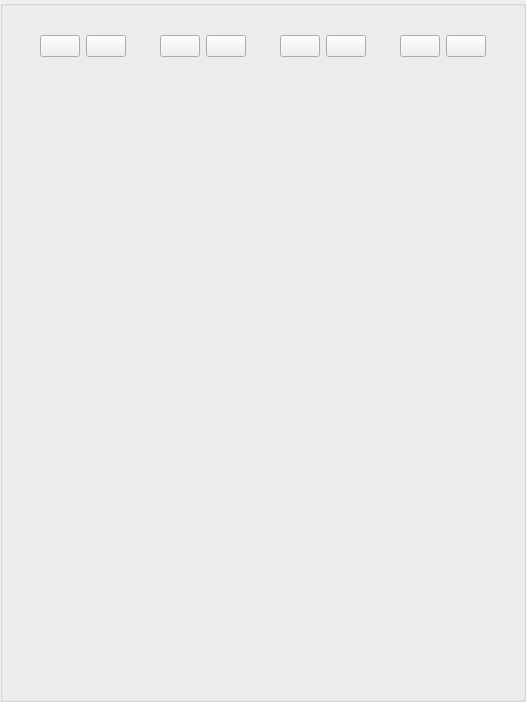
<?xml version="1.0" encoding="UTF-8"?>
<ui version="4.0">
 <class>AppletFriendListClientUi</class>
 <widget class="QWidget" name="AppletFriendListClientUi">
  <property name="geometry">
   <rect>
    <x>0</x>
    <y>0</y>
    <width>526</width>
    <height>702</height>
   </rect>
  </property>
  <property name="sizePolicy">
   <sizepolicy hsizetype="Expanding" vsizetype="Expanding">
    <horstretch>0</horstretch>
    <verstretch>0</verstretch>
   </sizepolicy>
  </property>
  <property name="windowTitle">
   <string>Search</string>
  </property>
  <property name="windowIcon">
   <iconset>
    <normaloff>:/TruthOrDare/Resources/ic_people_normal.png</normaloff>:/TruthOrDare/Resources/ic_people_normal.png</iconset>
  </property>
  <layout class="QGridLayout" name="gridLayout">
   <property name="leftMargin">
    <number>0</number>
   </property>
   <property name="topMargin">
    <number>0</number>
   </property>
   <property name="rightMargin">
    <number>0</number>
   </property>
   <property name="bottomMargin">
    <number>0</number>
   </property>
   <property name="spacing">
    <number>0</number>
   </property>
   <item row="0" column="0">
    <widget class="QGroupBox" name="ItemsGroupBox">
     <property name="minimumSize">
      <size>
       <width>0</width>
       <height>0</height>
      </size>
     </property>
     <property name="title">
      <string/>
     </property>
     <layout class="QVBoxLayout" name="verticalLayout">
      <item>
       <widget class="QLabel" name="m_StatusLabel">
        <property name="text">
         <string notr="true"/>
        </property>
       </widget>
      </item>
      <item>
       <layout class="QHBoxLayout" name="horizontalLayout">
        <item>
         <spacer name="horizontalSpacer_3">
          <property name="orientation">
           <enum>Qt::Horizontal</enum>
          </property>
          <property name="sizeHint" stdset="0">
           <size>
            <width>13</width>
            <height>21</height>
           </size>
          </property>
         </spacer>
        </item>
        <item>
         <widget class="VxPushButton" name="m_FriendsButton">
          <property name="sizePolicy">
           <sizepolicy hsizetype="Minimum" vsizetype="Preferred">
            <horstretch>0</horstretch>
            <verstretch>0</verstretch>
           </sizepolicy>
          </property>
          <property name="text">
           <string notr="true"/>
          </property>
         </widget>
        </item>
        <item>
         <widget class="VxPushButton" name="m_FriendsInfoButton">
          <property name="sizePolicy">
           <sizepolicy hsizetype="Minimum" vsizetype="Preferred">
            <horstretch>0</horstretch>
            <verstretch>0</verstretch>
           </sizepolicy>
          </property>
          <property name="text">
           <string notr="true"/>
          </property>
         </widget>
        </item>
        <item>
         <spacer name="horizontalSpacer_5">
          <property name="orientation">
           <enum>Qt::Horizontal</enum>
          </property>
          <property name="sizeHint" stdset="0">
           <size>
            <width>13</width>
            <height>21</height>
           </size>
          </property>
         </spacer>
        </item>
        <item>
         <widget class="VxPushButton" name="m_IgnoredButton">
          <property name="sizePolicy">
           <sizepolicy hsizetype="Minimum" vsizetype="Preferred">
            <horstretch>0</horstretch>
            <verstretch>0</verstretch>
           </sizepolicy>
          </property>
          <property name="text">
           <string notr="true"/>
          </property>
         </widget>
        </item>
        <item>
         <widget class="VxPushButton" name="m_IgnoredInfoButton">
          <property name="sizePolicy">
           <sizepolicy hsizetype="Minimum" vsizetype="Preferred">
            <horstretch>0</horstretch>
            <verstretch>0</verstretch>
           </sizepolicy>
          </property>
          <property name="text">
           <string notr="true"/>
          </property>
         </widget>
        </item>
        <item>
         <spacer name="horizontalSpacer_2">
          <property name="orientation">
           <enum>Qt::Horizontal</enum>
          </property>
          <property name="sizeHint" stdset="0">
           <size>
            <width>13</width>
            <height>21</height>
           </size>
          </property>
         </spacer>
        </item>
        <item>
         <widget class="VxPushButton" name="m_NearbyButton">
          <property name="sizePolicy">
           <sizepolicy hsizetype="Minimum" vsizetype="Preferred">
            <horstretch>0</horstretch>
            <verstretch>0</verstretch>
           </sizepolicy>
          </property>
          <property name="text">
           <string notr="true"/>
          </property>
         </widget>
        </item>
        <item>
         <widget class="VxPushButton" name="m_NearbyInfoButton">
          <property name="sizePolicy">
           <sizepolicy hsizetype="Minimum" vsizetype="Preferred">
            <horstretch>0</horstretch>
            <verstretch>0</verstretch>
           </sizepolicy>
          </property>
          <property name="text">
           <string notr="true"/>
          </property>
         </widget>
        </item>
        <item>
         <spacer name="horizontalSpacer_4">
          <property name="orientation">
           <enum>Qt::Horizontal</enum>
          </property>
          <property name="sizeHint" stdset="0">
           <size>
            <width>13</width>
            <height>21</height>
           </size>
          </property>
         </spacer>
        </item>
        <item>
         <widget class="VxPushButton" name="m_OfflineButton">
          <property name="sizePolicy">
           <sizepolicy hsizetype="Minimum" vsizetype="Preferred">
            <horstretch>0</horstretch>
            <verstretch>0</verstretch>
           </sizepolicy>
          </property>
          <property name="text">
           <string notr="true"/>
          </property>
         </widget>
        </item>
        <item>
         <widget class="VxPushButton" name="m_OfflineInfoButton">
          <property name="sizePolicy">
           <sizepolicy hsizetype="Minimum" vsizetype="Preferred">
            <horstretch>0</horstretch>
            <verstretch>0</verstretch>
           </sizepolicy>
          </property>
          <property name="text">
           <string notr="true"/>
          </property>
         </widget>
        </item>
        <item>
         <spacer name="horizontalSpacer_6">
          <property name="orientation">
           <enum>Qt::Horizontal</enum>
          </property>
          <property name="sizeHint" stdset="0">
           <size>
            <width>13</width>
            <height>21</height>
           </size>
          </property>
         </spacer>
        </item>
       </layout>
      </item>
      <item>
       <widget class="GuiUserListWidget" name="m_UserListWidget" native="true">
        <property name="sizePolicy">
         <sizepolicy hsizetype="Expanding" vsizetype="Expanding">
          <horstretch>0</horstretch>
          <verstretch>0</verstretch>
         </sizepolicy>
        </property>
       </widget>
      </item>
     </layout>
    </widget>
   </item>
  </layout>
 </widget>
 <customwidgets>
  <customwidget>
   <class>VxPushButton</class>
   <extends>QPushButton</extends>
   <header location="global">VxPushButton.h</header>
  </customwidget>
  <customwidget>
   <class>GuiUserListWidget</class>
   <extends>QWidget</extends>
   <header>GuiUserListWidget.h</header>
   <container>1</container>
  </customwidget>
 </customwidgets>
 <resources/>
 <connections/>
</ui>
